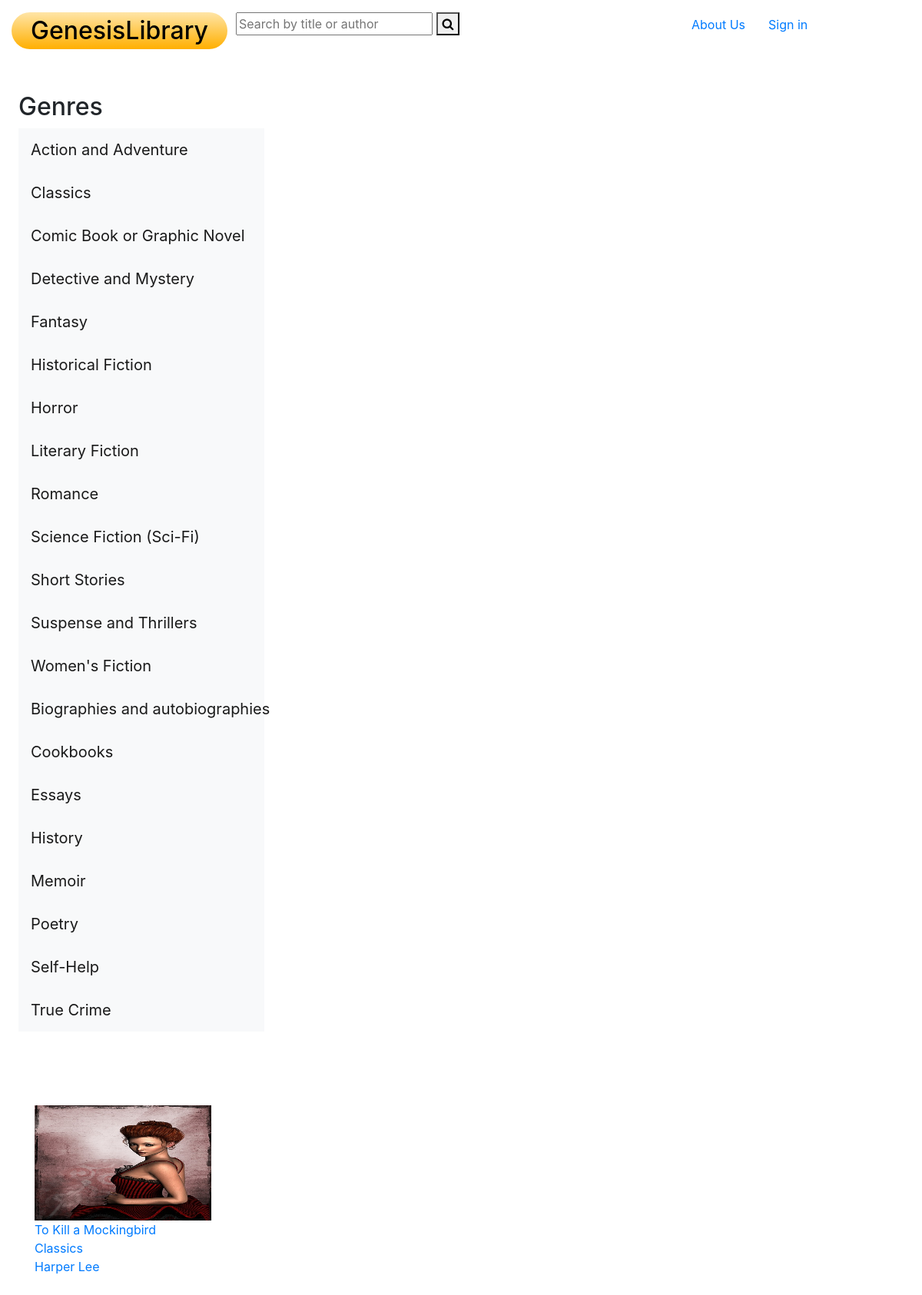
The page /display_genre/Classics on the database its author committed.
### libraryGenesis_app/models.py (models this page shows)
class Book(models.Model):
    title = models.CharField(max_length=255)
    author = models.CharField(max_length=255)
    genre = models.CharField(max_length=100)
    publish_date = models.DateField()
    price = models.IntegerField()
    days_avaliable = models.IntegerField()
    about = models.TextField()
    users = models.ManyToManyField(User, related_name="books")
    created_at = models.DateTimeField(auto_now_add = True)
    updated_at = models.DateTimeField(auto_now = True)
    objects = BookManager()

### libraryGenesis_app/views.py (the view)
# urls.py: path('display_genre/<str:genre>', views.display_genre),
def display_genre(request, genre):
    books = Book.objects.filter(genre=genre)
    all_books = Book.objects.all()
    context = {
        'genre_books': books,
        'books': all_books
    }
    return render(request,'books_genre.html', context)

### libraryGenesis_app/templates/books_genre.html (shortened to what this page needs)
<!DOCTYPE html>
<html lang="en">
<head>
    {% load static %}
    <link rel="stylesheet" href="{% static 'style.css' %}">
    <link rel="stylesheet" href="https://stackpath.bootstrapcdn.com/font-awesome/4.7.0/css/font-awesome.min.css">
    <link rel="stylesheet" href="https://stackpath.bootstrapcdn.com/bootstrap/4.5.0/css/bootstrap.min.css">
</head>
<body>
    <div class="container-fluid">
        <div class="row dashboard-header mt-3">
            <div class="col-sm">
                <h2 class="gradient"><a class="no-decoration" href="/">GenesisLibrary</a></h2>
            </div>
            <div class="col-sm-6 search-form">
                <form action="/" method="get">
                    <input type="text" name="q" placeholder="Search by title or author" id="search" value="{{ request.GET.q }}"/>
                    <button><i class="fa fa-search" aria-hidden="true"></i></button>
                </form>
            </div>
            <div class="row  text-right extra-width m-1">
                <div class="col-sm-4  pl-1  text-left">
                    <a href="/about">About Us</a>
                </div>
                {% if request.session.uid %}
                    <div class="col-sm-3 mr-4 text-left">
                    <a href="/display_borrowed">Borrowed</a>
                    </div>
                    <div class="col-sm-4 text-left">
                    <a href="/logout">Log out</a>
                    </div>
                {% else %}
                <div class="col-sm-3 pl-1 text-left">
                    <a href="/display_login">Sign in</a>
                </div>
                {% endif %}
            </div>
        </div>
        <div class="row">
            <div class="navigation-bar ml-4">
                <h2 class="mt-5">Genres</h2>
                    <nav class="navbar navbar-light bg-light">
                        <a class="navbar-brand"
                        >
                        Action and Adventure</a>
                    </nav>
                    <nav class="navbar navbar-light bg-light">
                        <a class="navbar-brand"
                        {% for book in books  %}{% if book.genre == "Classics" %}href="/display_genre/{{book.genre}}"{% endif %}{% endfor %}
                        >Classics</a>
                    </nav>
                    <nav class="navbar navbar-light bg-light">
                        <a class="navbar-brand"
                        >Comic Book or Graphic Novel</a>
                    </nav>
                    <nav class="navbar navbar-light bg-light">
                        <a class="navbar-brand"
                        {% for book in books  %}{% if book.genre == "DetectiveMystery" %}href="/display_genre/{{book.genre}}"{% endif %}{% endfor %}
                        >Detective and Mystery</a>
                    </nav>
                    <nav class="navbar navbar-light bg-light">
                        <a class="navbar-brand"
                        {% for book in books  %}{% if book.genre == "Fantasy" %}href="/display_genre/{{book.genre}}"{% endif %}{% endfor %}
                        >Fantasy</a>
                    </nav>
                    <nav class="navbar navbar-light bg-light">
                        <a class="navbar-brand"
                        {% for book in books  %}{% if book.genre == "HistoricalFiction" %}href="/display_genre/{{book.genre}}"{% endif %}{% endfor %}
                        >Historical Fiction</a>
                    </nav>
                    <nav class="navbar navbar-light bg-light">
                        <a class="navbar-brand"
                        {% for book in books  %}{% if book.genre == "Horror" %}href="/display_genre/{{book.genre}}"{% endif %}{% endfor %}
                        >Horror</a>
                    </nav>
                    <nav class="navbar navbar-light bg-light">
                        <a class="navbar-brand"
                        {% for book in books  %}{% if book.genre == "LiteraryFiction" %}href="/display_genre/{{book.genre}}"{% endif %}{% endfor %}
                        >Literary Fiction</a>
                    </nav>
                    <nav class="navbar navbar-light bg-light">
                        <a class="navbar-brand"
                        {% for book in books  %}{% if book.genre == "Romance" %}href="/display_genre/{{book.genre}}"{% endif %}{% endfor %}
                        >Romance</a>
                    </nav>
                    <nav class="navbar navbar-light bg-light">
                        <a class="navbar-brand"
                        {% for book in books  %}{% if book.genre == "ScienceFiction" %}href="/display_genre/{{book.genre}}"{% endif %}{% endfor %}
                        >Science Fiction (Sci-Fi)</a>
                    </nav>
                    <nav class="navbar navbar-light bg-light">
                        <a class="navbar-brand"
                        {% for book in books  %}{% if book.genre == "ShortStories" %}href="/display_genre/{{book.genre}}"{% endif %}{% endfor %}
                        >Short Stories</a>
                    </nav>
                    <nav class="navbar navbar-light bg-light">
                        <a class="navbar-brand"
                        {% for book in books  %}{% if book.genre == "SuspenseThrillers" %}href="/display_genre/{{book.genre}}"{% endif %}{% endfor %}
                        >Suspense and Thrillers</a>
                    </nav>
                    <nav class="navbar navbar-light bg-light">
                        <a class="navbar-brand"
                        >Women's Fiction</a>
                    </nav>
                    <nav class="navbar navbar-light bg-light">
                        <a class="navbar-brand"
                        >Biographies and autobiographies</a>
                    </nav>
                    <nav class="navbar navbar-light bg-light">
                        <a class="navbar-brand"
                        >Cookbooks</a>
                    </nav>
                    <nav class="navbar navbar-light bg-light">
                        <a class="navbar-brand"
                        >Essays</a>
                    </nav>
                    <nav class="navbar navbar-light bg-light">
                        <a class="navbar-brand"
                        >History</a>
                    </nav>
                    <nav class="navbar navbar-light bg-light">
                        <a class="navbar-brand"
                        >Memoir</a>
                    </nav>
                    <nav class="navbar navbar-light bg-light">
                        <a class="navbar-brand"
                        >Poetry</a>
                    </nav>
                    <nav class="navbar navbar-light bg-light">
                        <a class="navbar-brand"
                        >Self-Help</a>
                    </nav>
                    <nav class="navbar navbar-light bg-light">
                        <a class="navbar-brand"
                        >True Crime</a>
                    </nav>
            </div>
            <div class="container mt-5">
                <div class="row mt-5">
                        {% for book in genre_books %}
                        <div class="col-sm-4  mb-5 events">
                        <a href="/display/{{book.id}}">
                        <figure>
                            <img src="{% static book.genre %}{{".jpg"}}" alt="Book Cover" width="230" height="150">
                            <figcaption>
                                {{book.title}}<br>
                                {{book.genre}}<br>
                                {{book.author}}
                            </figcaption>
                        </figure>
                        </div>
                        {% endfor %}
                </div>
                </div>
            </div>
        </div>
</body>
</html>

### libraryGenesis_app/static/style.css (style rules this page uses)
.navigation-bar { width: 320px; }
.gradient { background: linear-gradient(180deg, rgba(255,229,167,1) 0%, rgba(255,175,0,1) 100%); width: -moz-fit-content; width: fit-content; width: -moz-fit-content; padding: 5px 25px; border-radius: 100px; }
.extra-width { width: 300px; margin: 0; }
.no-decoration { color: black; }

### rows shown on the page
Book: genre (picture), title "To Kill a Mockingbird", genre "Classics", author "Harper Lee"
